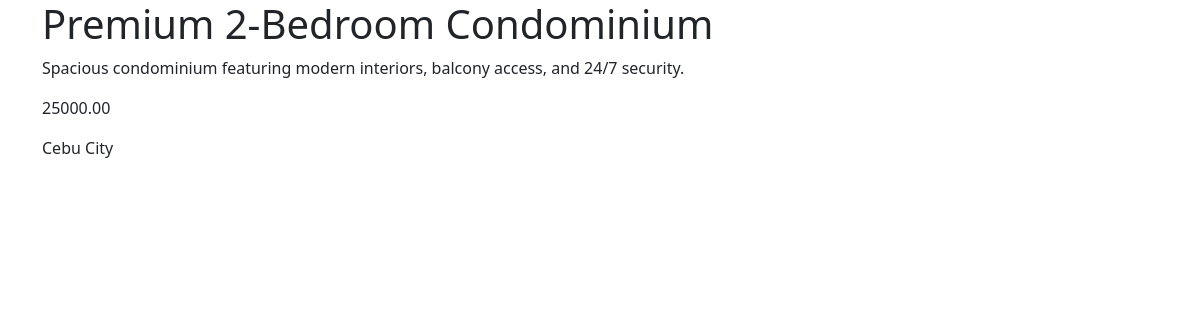
The page /details/1 on the database its author committed.
### Property/models.py (models this page shows, shortened)
class Property(models.Model):
    name = models.CharField(max_length=100, blank=False, null=False)
    description = models.TextField(blank=False, null=False)
    price = models.DecimalField(max_digits=12, decimal_places=2, blank=False, null=False)
    location  = models.CharField(max_length=200, blank=False, null=False)

### Property/views.py (the view)
# urls.py: path('details/<int:pk>', views.PropertyDetailView.as_view(), name='property_detail'),
class PropertyDetailView(DetailView):
    model = Property
    template_name = 'property_detail.html'
    context_object_name = 'property'
    def get_context_data(self, **kwargs):
        context = super().get_context_data(**kwargs)
        property_obj = self.get_object()
        context['breadcrumb'] = [
            {'name': 'Home', 'url': '/'},
            {'name': 'Property', 'url':'/'},
            {'name': property_obj.name, 'url': f'/details/{property_obj.pk}'}
        ]
        return context

### templates/property_detail.html (shortened to what this page needs)
<!DOCTYPE html>
<html lang="en">
<head>
    <link href="https://cdn.jsdelivr.net/npm/bootstrap@5.3.8/dist/css/bootstrap.min.css" rel="stylesheet">
</head>
<body>
    <table>
    <div class="container">
        <h1>{{ property.name }}</h1>
        <p>{{ property.description }}</p>
        <p>{{ property.price }}</p>
        <p>{{ property.location }}</p>
    </div>
</body>
</html>

### rows shown on the page
Property: description "Spacious condominium featuring modern interiors, balcony access, and 24/7 security.", price "25000.00", location "Cebu City"
